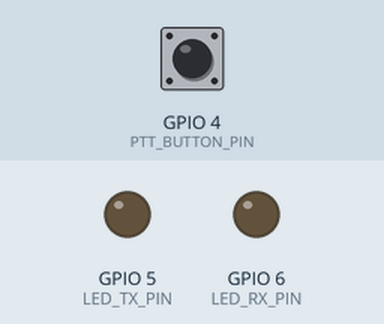
The sketch below on a simulated ESP32-S3. Shown: output pins drawn as LEDs (lit = HIGH). The inputs (shaded band) are chosen by the test bench; at power-on: GPIO 4 (PTT_BUTTON_PIN) HIGH. WiFi joins after 1.5 s; servers stay silent unless stated; I2S audio is not simulated (input reads silence); uploads are accepted with an empty reply; what the sketch prints to the serial monitor is not drawn.

Above: at 2.7 s.
2.8 s: GPIO 4 (PTT_BUTTON_PIN) pulled LOW for 0.35 s
At 3.11 s:
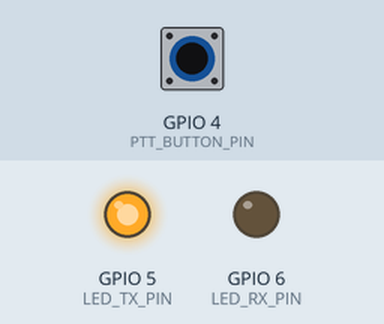
4.7 s: GPIO 4 (PTT_BUTTON_PIN) pulled LOW for 3.2 s
At 8.7 s:
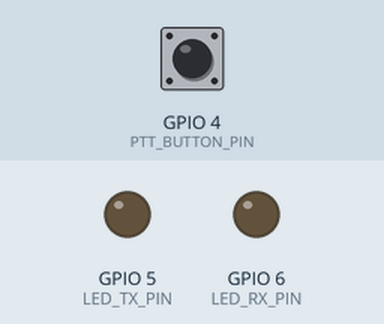
Timing chart, 0 to 10.2 s (numbered marks = the images above; inputs shaded):
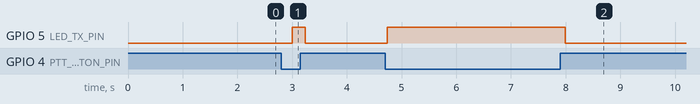

The sketch:

Espcode.ino
```cpp
#include <WiFi.h>
#include <HTTPClient.h>
#include <driver/i2s.h>

// --- Configuration ---
const char* STATION_SSID = "YOUR_WIFI_SSID";
const char* STATION_PASSWORD = "YOUR_WIFI_PASSWORD";
// Crucial: Use your actual Render URL (exclude trailing slash)
const char* RENDER_SERVER_URL = "https://your-app-name.onrender.com";

// --- Pin Definitions ---
const int PTT_BUTTON_PIN = 4;   // Momentary Push-To-Talk Button (Active LOW)
const int LED_TX_PIN = 5;       // TX Indicator LED
const int LED_RX_PIN = 6;       // RX Indicator LED

// I2S Microphone Pins (INMP441)
#include <driver/i2s.h>
#define I2S_MIC_WS   41
#define I2S_MIC_SD   42
#define I2S_MIC_SCK  40

// I2S Speaker Pins (MAX98357A)
#define I2S_SPEAKER_WS   14
#define I2S_SPEAKER_DOUT 13
#define I2S_SPEAKER_BCLK 12

// --- Audio Settings ---
#define SAMPLE_RATE     16000   // 16kHz is standard for clear voice comms
#define BUFFER_SIZE     1024    // Size of the audio chunk to stream
uint8_t audioBuffer[BUFFER_SIZE];

void setup() {
  Serial.begin(115200);

  pinMode(PTT_BUTTON_PIN, INPUT_PULLUP);
  pinMode(LED_TX_PIN, OUTPUT);
  pinMode(LED_RX_PIN, OUTPUT);

  // Connect to Wi-Fi
  WiFi.begin(STATION_SSID, STATION_PASSWORD);
  Serial.print("Connecting to Wi-Fi");
  while (WiFi.status() != WL_CONNECTED) {
    delay(500);
    Serial.print(".");
  }
  Serial.println("\nConnected to Network!");

  // Initialize I2S Hardware Pipelines
  initI2SMic();
  initI2SSpeaker();
}

void loop() {
  // Check if PTT Button is pressed (Active LOW)
  if (digitalRead(PTT_BUTTON_PIN) == LOW) {
    handleTransmission();
  } else {
    handleReception();
  }
}

// --- I2S Drivers Initialization ---

void initI2SMic() {
  i2s_config_t i2s_config = {
    .mode = (i2s_mode_t)(I2S_MODE_MASTER | I2S_MODE_RX), // RX means receive from Mic
    .sample_rate = SAMPLE_RATE,
    .bits_per_sample = I2S_BITS_PER_SAMPLE_16BIT,
    .channel_format = I2S_CHANNEL_FMT_ONLY_LEFT, // INMP441 is mono
    .communication_format = I2S_COMM_FORMAT_STAND_I2S,
    .intr_alloc_flags = ESP_INTR_FLAG_LEVEL1,
    .dma_buf_count = 8,
    .dma_buf_len = 64,
    .use_apll = false
  };

  i2s_pin_config_t pin_config = {
    .bck_io_num = I2S_MIC_SCK,
    .ws_io_num = I2S_MIC_WS,
    .data_out_num = I2S_PIN_NO_CHANGE,
    .data_in_num = I2S_MIC_SD
  };

  i2s_driver_install(I2S_NUM_0, &i2s_config, 0, NULL);
  i2s_set_pin(I2S_NUM_0, &pin_config);
}

void initI2SSpeaker() {
  i2s_config_t i2s_config = {
    .mode = (i2s_mode_t)(I2S_MODE_MASTER | I2S_MODE_TX), // TX means output to Speaker
    .sample_rate = SAMPLE_RATE,
    .bits_per_sample = I2S_BITS_PER_SAMPLE_16BIT,
    .channel_format = I2S_CHANNEL_FMT_ONLY_LEFT,
    .communication_format = I2S_COMM_FORMAT_STAND_I2S,
    .intr_alloc_flags = ESP_INTR_FLAG_LEVEL1,
    .dma_buf_count = 8,
    .dma_buf_len = 64,
    .use_apll = false
  };

  i2s_pin_config_t pin_config = {
    .bck_io_num = I2S_SPEAKER_BCLK,
    .ws_io_num = I2S_SPEAKER_WS,
    .data_out_num = I2S_SPEAKER_DOUT,
    .data_in_num = I2S_PIN_NO_CHANGE
  };

  i2s_driver_install(I2S_NUM_1, &i2s_config, 0, NULL);
  i2s_set_pin(I2S_NUM_1, &pin_config);
}

// --- Core CBMR Modes ---

void handleTransmission() {
  digitalWrite(LED_TX_PIN, HIGH);
  digitalWrite(LED_RX_PIN, LOW);

  size_t bytesRead = 0;
  // Read raw audio from the digital microphone DMA buffers
  i2s_read(I2S_NUM_0, &audioBuffer, BUFFER_SIZE, &bytesRead, portMAX_DELAY);

  if (bytesRead > 0 && WiFi.status() == WL_CONNECTED) {
    HTTPClient http;
    String targetUrl = String(RENDER_SERVER_URL) + "/transmit";
    http.begin(targetUrl);

    // Set headers for binary byte-stream payload
    http.addHeader("Content-Type", "application/octet-stream");

    // Shoot the raw data up to Render
    int httpResponseCode = http.POST(audioBuffer, bytesRead);

    if (httpResponseCode == 200) {
      Serial.println("[TX] Audio packet dispatched successfully.");
    } else {
      Serial.printf("[TX] Failed sending audio. Code: %d\n", httpResponseCode);
    }
    http.end();
  }
}

void handleReception() {
  digitalWrite(LED_TX_PIN, LOW);

  if (WiFi.status() == WL_CONNECTED) {
    HTTPClient http;
    String targetUrl = String(RENDER_SERVER_URL) + "/receive";
    http.begin(targetUrl);

    int httpResponseCode = http.GET();

    // 200 means there is an audio packet waiting for us
    if (httpResponseCode == 200) {
      digitalWrite(LED_RX_PIN, HIGH);

      WiFiClient* stream = http.getStreamPtr();
      size_t bytesWritten = 0;

      // Keep pulling data chunks from the network stream and pipe them directly into the speaker
      while (http.connected() && stream->available()) {
        int len = stream->readBytes(audioBuffer, sizeof(audioBuffer));
        i2s_write(I2S_NUM_1, &audioBuffer, len, &bytesWritten, portMAX_DELAY);
      }
    }
    // 204 means the server is active but no one is transmitting right now
    else if (httpResponseCode == 204) {
      digitalWrite(LED_RX_PIN, LOW); // Stay quiet
    }

    http.end();
  }

  // Small breathing room to avoid hitting Render hundreds of times per second while idling
  delay(100);
}
```

Measured:
- after the input at 2.8 s, GPIO 5 (LED_TX_PIN): LOW → HIGH after 0.20 s, → LOW 0.23 s later
- after the input at 4.7 s, GPIO 5 (LED_TX_PIN): LOW → HIGH at once, → LOW 3.3 s later
